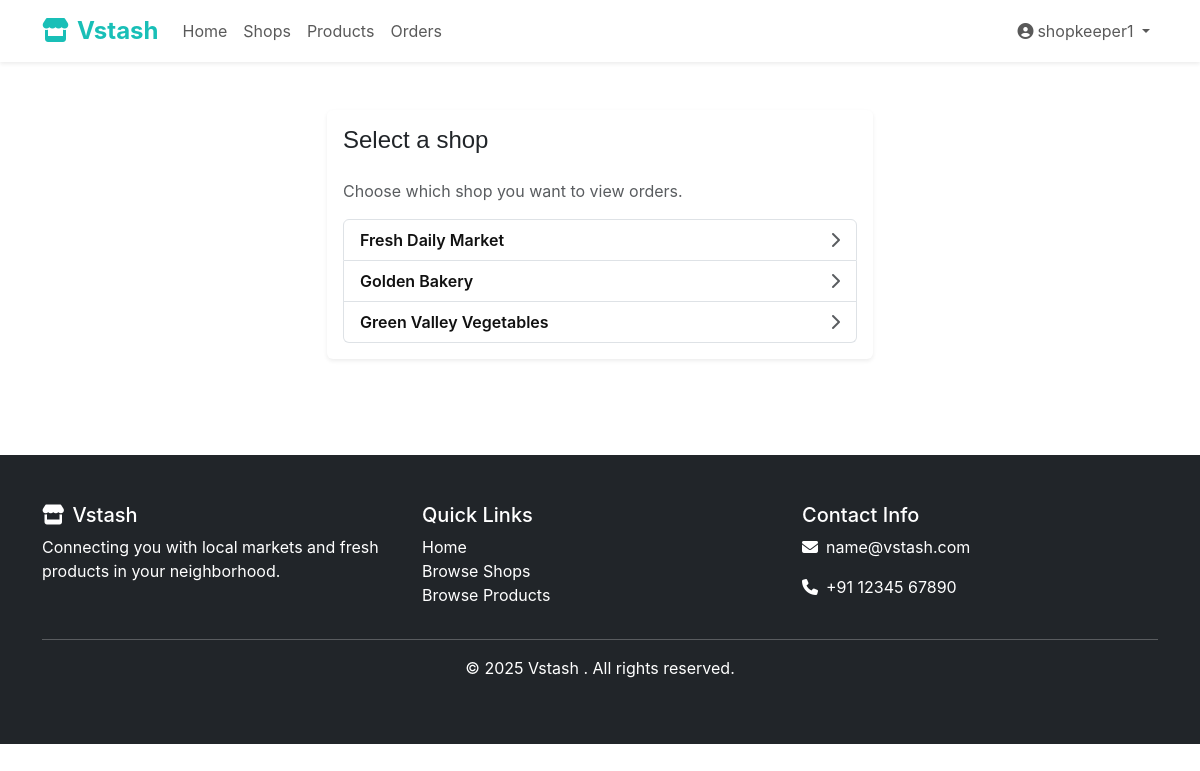
/dashboard/orders/ (signed in), run on an earlier commit of the app's database.
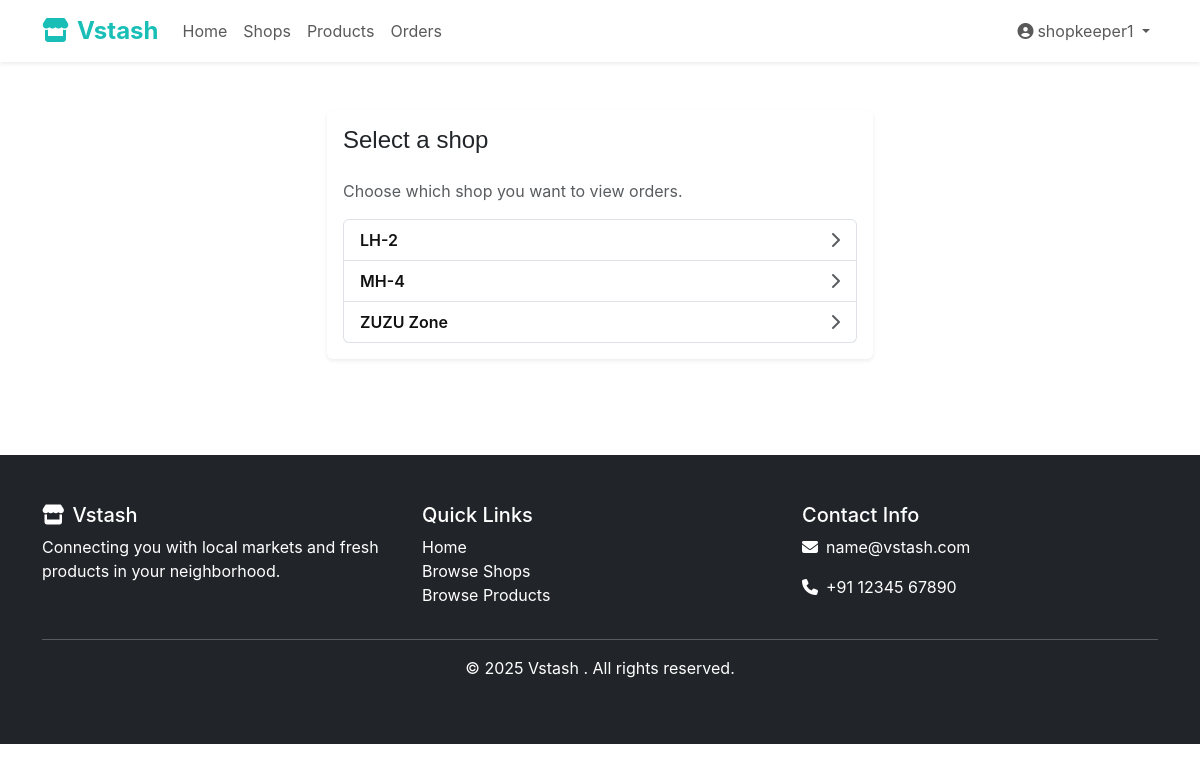
And on a later commit of the database.
### shops/models.py (models this page shows, shortened)
class Shop(models.Model):
    name = models.CharField(max_length=200)
    owner = models.ForeignKey(User, on_delete=models.CASCADE, related_name='owned_shops')
    address = models.TextField()
    phone = models.CharField(max_length=15)
    latitude = models.DecimalField(max_digits=9, decimal_places=6, null=True, blank=True)
    longitude = models.DecimalField(max_digits=9, decimal_places=6, null=True, blank=True)
    image = models.ImageField(upload_to='shops/', blank=True, null=True)
    is_open = models.BooleanField(default=True)
    opening_time = models.TimeField(null=True, blank=True)
    closing_time = models.TimeField(null=True, blank=True)
    offers_delivery = models.BooleanField(default=True)
    offers_pickup = models.BooleanField(default=True)
    delivery_charge_per_km = models.DecimalField(
        max_digits=6,
        decimal_places=2,
        default=Decimal('15.00'),
        validators=[MinValueValidator(Decimal('0.00'))],
        help_text='Delivery charge in rupees per km (only used when delivery is enabled).',
    )
    rating = models.DecimalField(max_digits=3, decimal_places=2, default=0.0,
                                validators=[MinValueValidator(0.0), MaxValueValidator(5.0)])
    created_at = models.DateTimeField(auto_now_add=True)
    updated_at = models.DateTimeField(auto_now=True)

### shops/views.py (the view, shortened to what this page needs)
# urls.py: path('dashboard/orders/', views.shop_orders, name='shop_orders'),
@login_required
def shop_orders(request):
    if request.user.user_type != 'shopkeeper':
        messages.error(request, 'Only shopkeepers can access shop orders.')
        return redirect('shops:index')
    shops_qs = _owned_shops(request.user)
    if not shops_qs.exists():
        return redirect('shops:shop_create')
    shop_id = request.GET.get('shop')
    if not shop_id:
        if shops_qs.count() == 1:
            shop = shops_qs.first()
            return redirect(f"{reverse('shops:shop_orders')}?shop={shop.id}")
        return render(request, 'shops/select_shop.html', {
            'shops': shops_qs.order_by('name'),
            'action': 'View Orders',
            'target_url': reverse('shops:shop_orders'),
        })

### shops/views.py (called while the page is built)
def _owned_shops(user):
    return Shop.objects.filter(owner=user)

### templates/shops/select_shop.html (shortened to what this page needs)
{% extends 'base.html' %}
{% block content %}
<div class="container py-5">
  <div class="row justify-content-center">
    <div class="col-lg-6">
      <div class="card border-0 shadow-sm">
        <div class="card-body">
          <h1 class="h4 mb-4">Select a shop</h1>
          <p class="text-muted">Choose which shop you want to {{ action|default:'proceed with'|lower }}.</p>
          <div class="list-group">
            {% for s in shops %}
              <a class="list-group-item list-group-item-action d-flex justify-content-between align-items-center" href="{{ target_url }}?shop={{ s.id }}">
                <span class="fw-semibold">{{ s.name }}</span>
                <i class="fas fa-chevron-right text-muted"></i>
              </a>
            {% endfor %}
          </div>
        </div>
      </div>
    </div>
  </div>
</div>
{% endblock %}

What changed in the data, as far as the page shows it:
removed Shop: name "Fresh Daily Market"
removed Shop: name "Golden Bakery"
removed Shop: name "Green Valley Vegetables"
added Shop: name "LH-2"
added Shop: name "MH-4"
added Shop: name "ZUZU Zone"
